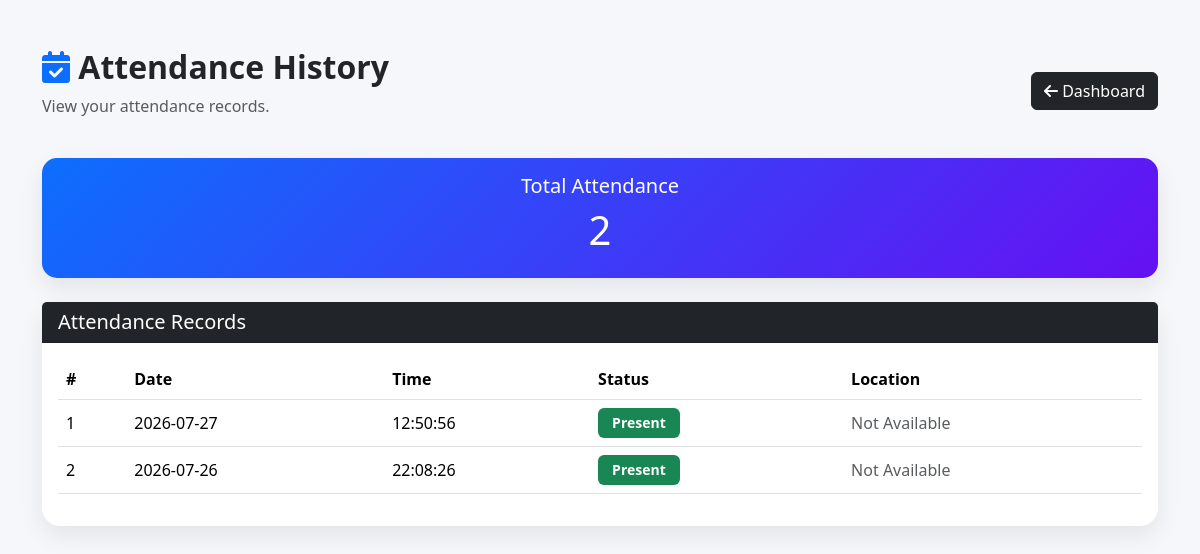
/member_attendance (signed in), run on the app's committed database.
### tables this page shows
CREATE TABLE attendance(

            attendance_id INTEGER PRIMARY KEY AUTOINCREMENT,

            member_id INTEGER NOT NULL,

            attendance_date DATE DEFAULT CURRENT_DATE,

            check_in_time TEXT,

            status TEXT DEFAULT 'Present', latitude REAL, longitude REAL, location TEXT,

            FOREIGN KEY(member_id)
            REFERENCES members(member_id)

        );

### app.py (the view)
@app.route('/member_attendance')
@member_required
def member_attendance():
    if 'member_id' not in session:
        return redirect(url_for('member_login'))
    conn = get_connection()
    conn.row_factory = sql.Row
    cur = conn.cursor()
    member_id = session['member_id']
    cur.execute("""
        SELECT
            attendance_date,
            check_in_time,
            latitude,
            longitude,
            location,
            status
        FROM attendance
        WHERE member_id=?
        ORDER BY attendance_date DESC,
                 check_in_time DESC
    """, (member_id,))
    attendance = cur.fetchall()
    conn.close()
    return render_template(
        "member_attendance.html",
        attendance=attendance
    )

### app.py (called while the page is built)
def member_required(f):
    @wraps(f)
    def decorated_function(*args, **kwargs):
        if 'member_id' not in session:
            flash("Please login as Member.","warning")
            return redirect(url_for('home'))
        return f(*args, **kwargs)
    return decorated_function

### database.py (called while the page is built)
def get_connection():
    conn = sql.connect(DATABASE_PATH)
    conn.row_factory = sql.Row
    conn.execute('PRAGMA foreign_keys = ON')
    return conn

### templates/member_attendance.html (shortened to what this page needs)
<!DOCTYPE html>
<html lang="en">
<head>
    <link href="https://cdn.jsdelivr.net/npm/bootstrap@5.3.3/dist/css/bootstrap.min.css" rel="stylesheet">
    <link rel="stylesheet" href="https://cdnjs.cloudflare.com/ajax/libs/font-awesome/6.7.2/css/all.min.css">
</head>
<body>
    <div class="container py-5">
        <div class="d-flex justify-content-between align-items-center mb-4">
            <div>
                <h2 class="fw-bold">
                    <i class="fa-solid fa-calendar-check text-primary"></i>
                    Attendance History
                </h2>
                <p class="text-muted">
                    View your attendance records.
                </p>
            </div>
            <a href="/member_dashboard" class="btn btn-dark">
                <i class="fa-solid fa-arrow-left"></i>
                Dashboard
            </a>
        </div>
        <div class="card summary-card mb-4">
            <div class="card-body text-center">
                <h5>Total Attendance</h5>
                <h1>{{ attendance|length }}</h1>
            </div>
        </div>
        <div class="card page-card">
            <div class="card-header bg-dark text-white">
                <h5 class="mb-0">
                    Attendance Records
                </h5>
            </div>
            <div class="card-body">
                <div class="table-responsive">
                    <table class="table table-hover align-middle">
                        <thead>
                            <tr>
                                <th>#</th>
                                <th>Date</th>
                                <th>Time</th>
                                <th>Status</th>
                                <th>Location</th>
                            </tr>
                        </thead>
                        <tbody>
                            {% if attendance %}
                            {% for row in attendance %}
                            <tr>
                                <td>{{ loop.index }}</td>
                                <td>{{ row.attendance_date }}</td>
                                <td>{{ row.check_in_time }}</td>
                                <td>
                                    {% if row.status == "Present" %}
                                    <span class="badge badge-present">
                                        Present
                                    </span>
                                    {% else %}
                                    <span class="badge badge-absent">
                                        {{ row.status }}
                                    </span>
                                    {% endif %}
                                </td>
                                <td>
                                    {% if row.location %}
                                    <strong>
                                        <i class="fa-solid fa-location-dot text-danger"></i>
                                        {{ row.location }}
                                    </strong>
                                    {% if row.latitude and row.longitude %}
                                    <br>
                                    <a href="https://www.google.com/maps?q={{ row.latitude }},{{ row.longitude }}"
                                        target="_blank" class="btn btn-sm btn-outline-primary mt-2">
                                        <i class="fa-solid fa-map-location-dot"></i>
                                        View on Map
                                    </a>
                                    {% endif %}
                                    {% else %}
                                    <span class="text-muted">
                                        Not Available
                                    </span>
                                    {% endif %}
                                </td>
                            </tr>
                            {% endfor %}
                            {% endif %}
                        </tbody>
                    </table>
                </div>
            </div>
        </div>
    </div>
</body>
</html>

### templates/member_attendance.html (style rules this page uses)
body { background: #f5f7fb; font-family: "Segoe UI", sans-serif; }
.page-card { border: none; border-radius: 18px; box-shadow: 0 10px 25px rgba(0, 0, 0, .08); }
.summary-card { border: none; border-radius: 15px; color: white; background: linear-gradient(135deg, #0d6efd, #6610f2); box-shadow: 0 10px 25px rgba(0, 0, 0, .08); }
.table thead { background: #212529; color: white; }
.badge-present { background: #198754; font-size: 14px; padding: 8px 14px; }

### data on the page
attendance: attendance_date "2026-07-27", check_in_time "12:50:56", status "Present"
attendance: attendance_date "2026-07-26", check_in_time "22:08:26", status "Present"

### other printed values
{{ attendance|length }} "2"
